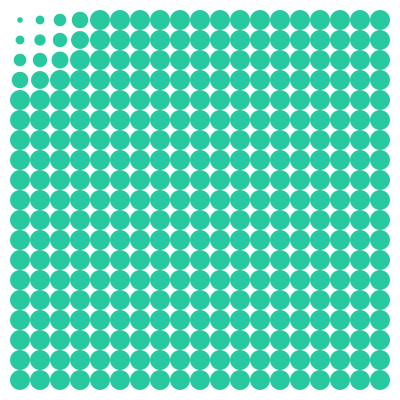
Frame 1 (no input)
Frame 60 (the mouse pressed at the canvas centre just before this capture): identical to frame 1, image omitted
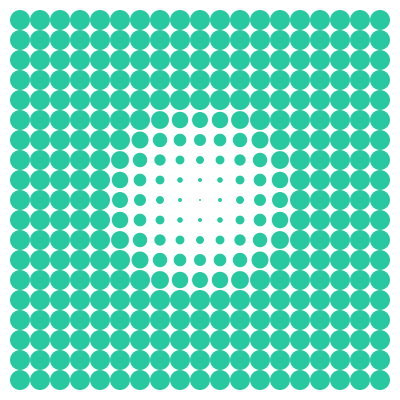
Frame 120 (the mouse held since frame 60 and released just before this capture)

The Processing sketch that drew these frames (run headless with seeded random() and noise(); from frame 60 on, the mouse is pressed at the canvas centre):

// Processing sketch: Nest_For_interaction
// ── Nest_For_interaction.pde
int shift = 20;
int ball_maxsize = 20;
int ball_minsize = 2;

void setup() {
  size(400, 400);
}

void draw() {
  background(255);
  
  fill(40, 200, 160);
  noStroke();
  for(int x=shift; x<width; x+=shift) {
    for(int y=shift; y<height; y+=shift) {
      // 利 用 滑 鼠 到 各 個 點 的 距 離 ， 並 限 置 幅 度 -> 轉 變 為 我 們 可 以 使 用 的 動 態 半 徑
      float d_size = constrain(dist(x, y, mouseX, mouseY)/5, ball_minsize, ball_maxsize);
      ellipse(x, y, d_size, d_size);
    } 
  }
}
